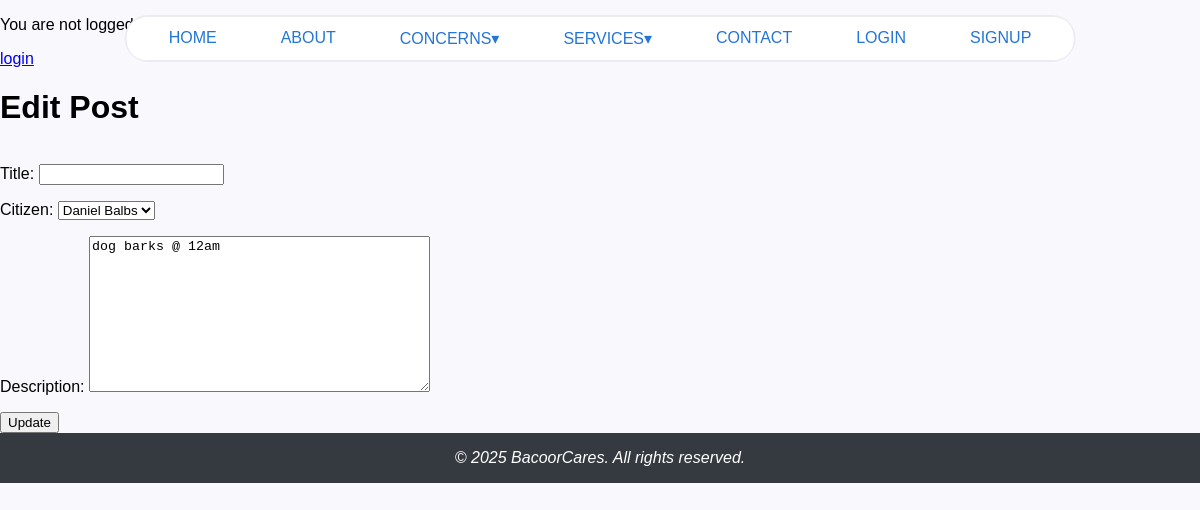
/complaint/1/edit, run on an earlier commit of the app's database.
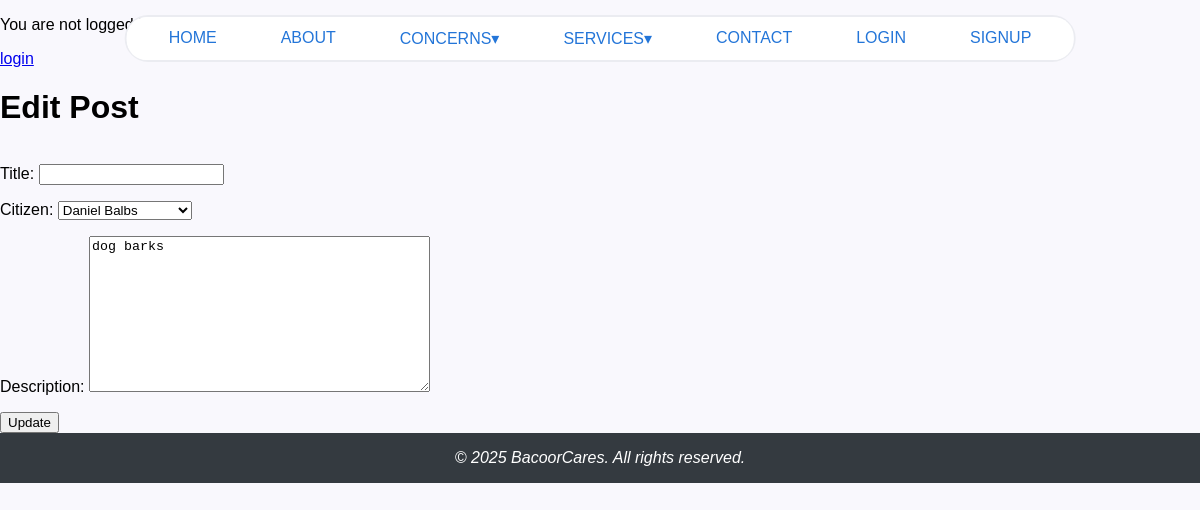
And on a later commit of the database.
### app/models.py (models this page shows, shortened)
class Complaint(models.Model):
    title = models.CharField(max_length=100, null=True)
    citizen = models.ForeignKey(Citizen, on_delete=models.CASCADE, related_name="complaints")
    description = models.TextField(null=True)
    submission_date = models.DateField(auto_now_add=True)

### app/views.py (the view)
# urls.py: path('complaint/<int:pk>/edit', ComplaintUpdateView.as_view(), name='complaint_update'),
class ComplaintUpdateView(UpdateView):
    model = Complaint
    fields = ['title', 'citizen', 'description', 'submission_date']
    template_name = 'app/complaint_update.html'

### app/models.py (called while the page is built)
    def __str__(self):
        return f"{self.first_name} {self.last_name}"

### app/templates/app/complaint_update.html (shortened to what this page needs)
{% extends 'app/base.html' %}
{% load static %}
{% block content %}
    <h1> Edit Post </h1>
    <form action="{% url 'complaint_update' object.pk %}" method="post">
        {{form.as_p}}
        <input type="submit" value="Update">
    </form>
{% endblock content %}

What changed in the data, as far as the page shows it:
changed Complaint "Daniel Balbs": description "dog barks @ 12am" → "dog barks"
